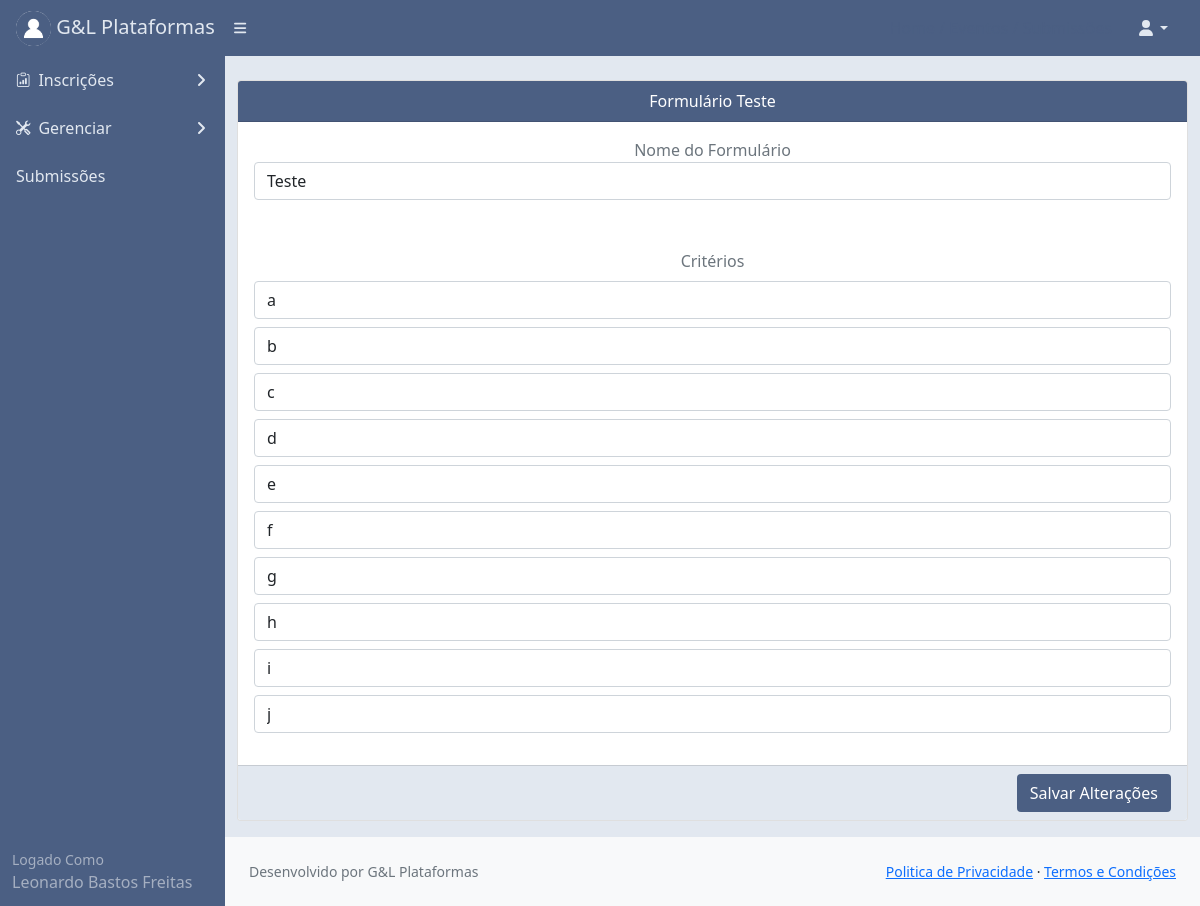
The page /editarformulario/?id=4 (signed in) on the database as committed earlier.
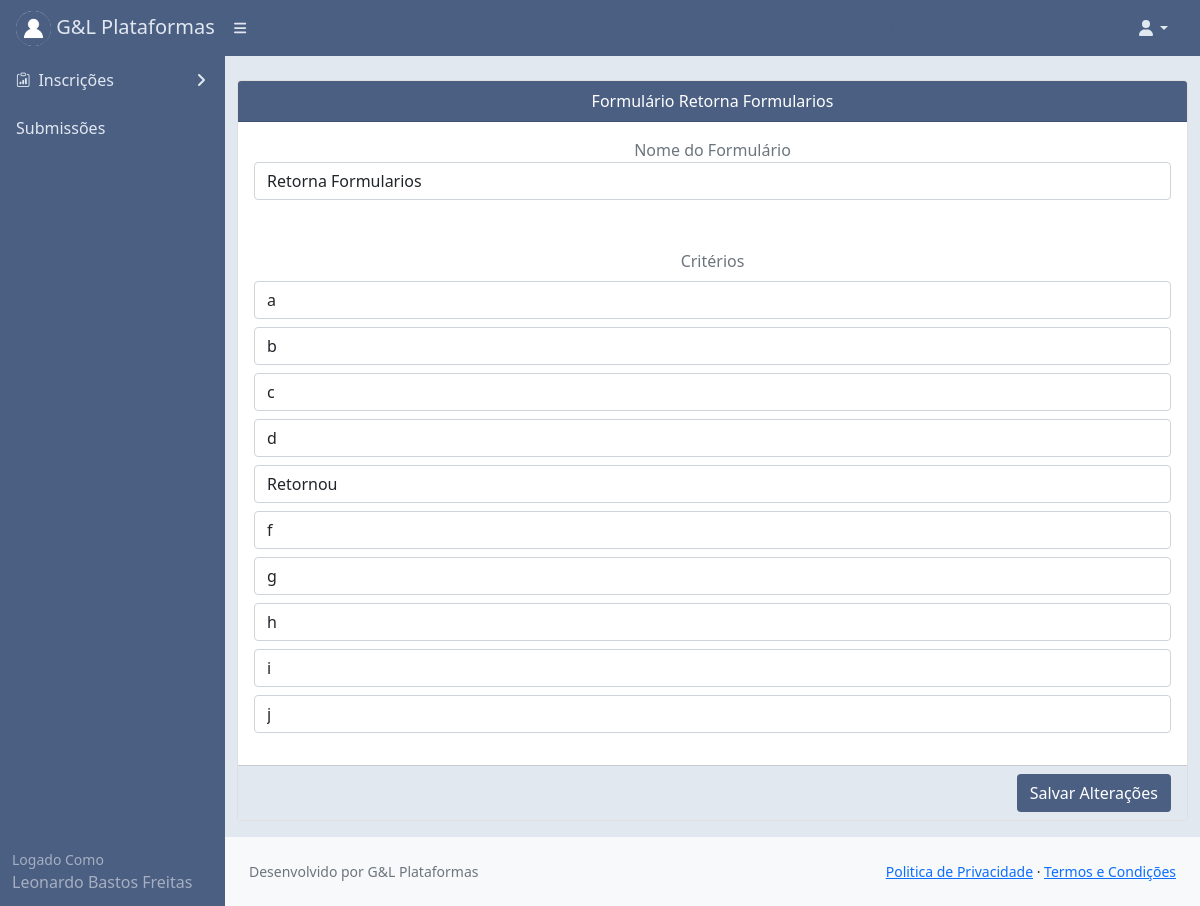
The same page on the database as committed later.
### core/models.py (models this page shows)
class Usuariocd(models.Model):
    cpf = models.CharField(max_length=11)
    nome = models.CharField(max_length=300)
    cep = models.CharField(max_length=8)
    nascimento = models.DateField()
    email = models.EmailField()
    endereco = models.CharField(max_length=500)
    cidade = models.CharField(max_length=150)
    bairro = models.CharField(max_length=150)
    pais = models.CharField(max_length=150)
    instituicao = models.CharField(max_length=150)
    cmp = models.CharField(max_length=3)
    categ = models.CharField(max_length=150)
    cinfo = models.CharField(max_length=3)
    gestor_plataforma = models.CharField(max_length=3)
    autor = models.CharField(max_length=3)
    avaliador = models.CharField(max_length=3)
    lider = models.CharField(max_length=3)
    id_usuario = models.BigIntegerField()
    contato = models.BigIntegerField(null=True)
    perfil = models.FileField(upload_to='')

class Formulario(models.Model):
    c1 = models.CharField(max_length=500)
    c2 = models.CharField(max_length=500)
    c3 = models.CharField(max_length=500)
    c4 = models.CharField(max_length=500)
    c5 = models.CharField(max_length=500)
    c6 = models.CharField(max_length=500)
    c7 = models.CharField(max_length=500)
    c8 = models.CharField(max_length=500)
    c9 = models.CharField(max_length=500)
    c10 = models.CharField(max_length=500)
    id_evento = models.BigIntegerField()
    nome_formulario = models.CharField(max_length=150)
    data_cadastro = models.DateTimeField(auto_now=True)

### core/views.py (the view)
# urls.py: path('editarformulario/', views.editarformulario),
@login_required(login_url='/login/')
def editarformulario(request):
    id = request.GET.get('id')
    meuid = User.objects.filter(username=request.user)
    for m in meuid:
        mid = m.id
    usuarios = Usuariocd.objects.filter(id_usuario=mid)
    formulario = Formulario.objects.filter(id=id)
    dados = {'usuarios': usuarios,
             'id': id,
             'formulario':formulario
             }
    return render(request, 'editarformulario.html', dados)

### templates/editarformulario.html (shortened to what this page needs)
{% extends 'base.html' %}
{% load static %}
{% block content %}
<div id="layoutSidenav_content" style="background:#e2e8f0;">
                <main>
<div class="container-fluid">
   <div class="row">
     <div class="col-sm-12 mb-3 mt-4">
       <div class="card h-100">
                  <div class="card-header text-center text-white" style="background:#4B5F83;">
                        Formulário {% for formulario in formulario %}{{formulario.nome_formulario}} {% endfor %}
                    </div>
               <form method="POST" action="/salvarformulario/?id={{id}}">{% csrf_token %}
                <div class="card-body">
                  <div class="d-flex flex-column align-items-center text-center col-12">
                        <p class="text-secondary col-12">
                                                {% for formulario in formulario %}
                                                <label>Nome do Formulário</label>
                                                <input name="nome" class="form-control col-12" value="{{formulario.nome_formulario}}">
                                                <label class="text-secondary">Critérios</label>
                                                <input name="c1" class="form-control col-12 mt-2" value="{{formulario.c1}}">
                                                <input name="c2" class="form-control col-12 mt-2" value="{{formulario.c2}}">
                                                <input name="c3" class="form-control col-12 mt-2" value="{{formulario.c3}}">
                                                <input name="c4" class="form-control col-12 mt-2" value="{{formulario.c4}}">
                                                <input name="c5" class="form-control col-12 mt-2" value="{{formulario.c5}}">
                                                <input name="c6" class="form-control col-12 mt-2" value="{{formulario.c6}}">
                                                <input name="c7" class="form-control col-12 mt-2" value="{{formulario.c7}}">
                                                <input name="c8" class="form-control col-12 mt-2" value="{{formulario.c8}}">
                                                <input name="c9" class="form-control col-12 mt-2" value="{{formulario.c9}}">
                                                <input name="c10" class="form-control col-12 mt-2" value="{{formulario.c10}}">
                                                {% endfor %}
                        </p>
                  </div>
                </div>
                   <div class="card-footer" align="right" style="background:#e2e8f0;">
                       <input type="submit"
                              class="btn text-white"
                              value="Salvar Alterações"
                       style="background:#4B5F83;">
                   </div>
                     </form>
              </div>
      </div>
                </div>
            </div>
                </main>
                <footer class="py-4 bg-light mt-auto">
                    <div class="container-fluid px-4">
                        <div class="d-flex align-items-center justify-content-between small">
                            <div class="text-muted">Desenvolvido por G&L Plataformas</div>
                            <div>
                                <a href="#">Politica de Privacidade</a>
                                &middot;
                                <a href="#">Termos e Condições</a>
                            </div>
                        </div>
                    </div>
                </footer>
            </div>
{% endblock %}

### templates/base.html (shortened to what this page needs)
{% load static %}
<!DOCTYPE html>
<html lang="pt-br">
    <head>
        <link href={% static "css/styles.css" %} rel="stylesheet" />
        <link href={% static "css/step.css" %} rel="stylesheet" />
        <link href={% static "css/gira.css" %} rel="stylesheet" />
        <link rel="stylesheet" href="https://cdn.jsdelivr.net/npm/bootstrap-icons@1.3.0/font/bootstrap-icons.css">
    </head>
    <body>
        <nav class="sb-topnav navbar navbar-expand navbar-dark" style="background:#4B5F83;">
            <a class="navbar-brand ps-3" href="#" style="color:#e2e8f0;">
                {% for usuarios in usuarios %}
                <img src="/media/{{usuarios.perfil}}"
                     alt="Admin"
                     class="rounded-circle"
                     width="35" height="35"> G&L Plataformas
                {% endfor %}
            </a>
            <button class="btn btn-link btn-sm order-1 order-lg-0 me-4 me-lg-0" id="sidebarToggle" href="#!"><i class="fas fa-bars" style="color:#e2e8f0;"></i></button>
            <form class="d-none d-md-inline-block form-inline ms-auto me-0 me-md-3 my-2 my-md-0">
                <a href="#" style="text-decoration:none; color:#4B5F83;">
                </a>
                <a href="#" style="text-decoration:none; color:#4B5F83;">
                </a>
                <a href="/submissoes/" style="text-decoration:none; color:#4B5F83;">
                </a>
            </form>
            <ul class="navbar-nav ms-auto ms-md-0 me-3 me-lg-4">
                <li class="nav-item dropdown">
                    <a class="nav-link dropdown-toggle" id="navbarDropdown" href="#" role="button" data-bs-toggle="dropdown" aria-expanded="false" style="color:#e2e8f0;"><i class="fas fa-user fa-fw"></i></a>
                </li>
            </ul>
        </nav>
        <div id="layoutSidenav">
            <div id="layoutSidenav_nav" >
                <nav class="sb-sidenav accordion sb-sidenav-dark" id="sidenavAccordion" >
                    <div class="sb-sidenav-menu" style="background:#4B5F83;">
                        <div class="nav">
                             <a class="nav-link collapsed" href="#" data-bs-toggle="collapse" data-bs-target="#pagesCollapseAuth" aria-expanded="false" aria-controls="pagesCollapseAuth">
                                        <div class="sb-nav-link-icon" style="color:#e2e8f0;"><i class="bi bi-clipboard-data"></i></div>
                                        <div style="color:#e2e8f0;">Inscrições</div>
                                        <div class="sb-sidenav-collapse-arrow" style="color:#e2e8f0;"><i class="fas fa-angle-down"></i></div>
                                    </a>
                            {% for usuarios in usuarios %}
                            {% if usuarios.gestor_plataforma == 'sim' %}
                            <a class="nav-link collapsed" href="#" data-bs-toggle="collapse" data-bs-target="#collapsePages" aria-expanded="false" aria-controls="collapsePages">
                                <div class="sb-nav-link-icon" style="color:#e2e8f0;"><i class="bi bi-tools"></i></div>
                                <div style="color:#e2e8f0;">Gerenciar</div>
                                <div class="sb-sidenav-collapse-arrow" style="color:#e2e8f0;"><i class="fas fa-angle-down"></i></div>
                            </a>
                            {% endif %}
                            {% endfor %}
                            <a class="nav-link" href="/submetidos/" style="color:#e2e8f0;">Submissões</a>
                        </div>
                    </div>
                    <div class="sb-sidenav-footer" style="background:#4B5F83;">
                        <div class="small" >Logado Como</div>
                        {% for usuarios in usuarios %}
                        {{usuarios.nome}}
                        {% endfor %}
                    </div>
                </nav>
            </div>
{% block content %}{% endblock %}
    </body>
</html>

Rows that differ between the two databases and show on the page:
changed Formulario: nome_formulario "Teste" → "Retorna Formularios"; nome "Teste" → "Retorna Formularios"; c5 "e" → "Retornou"
